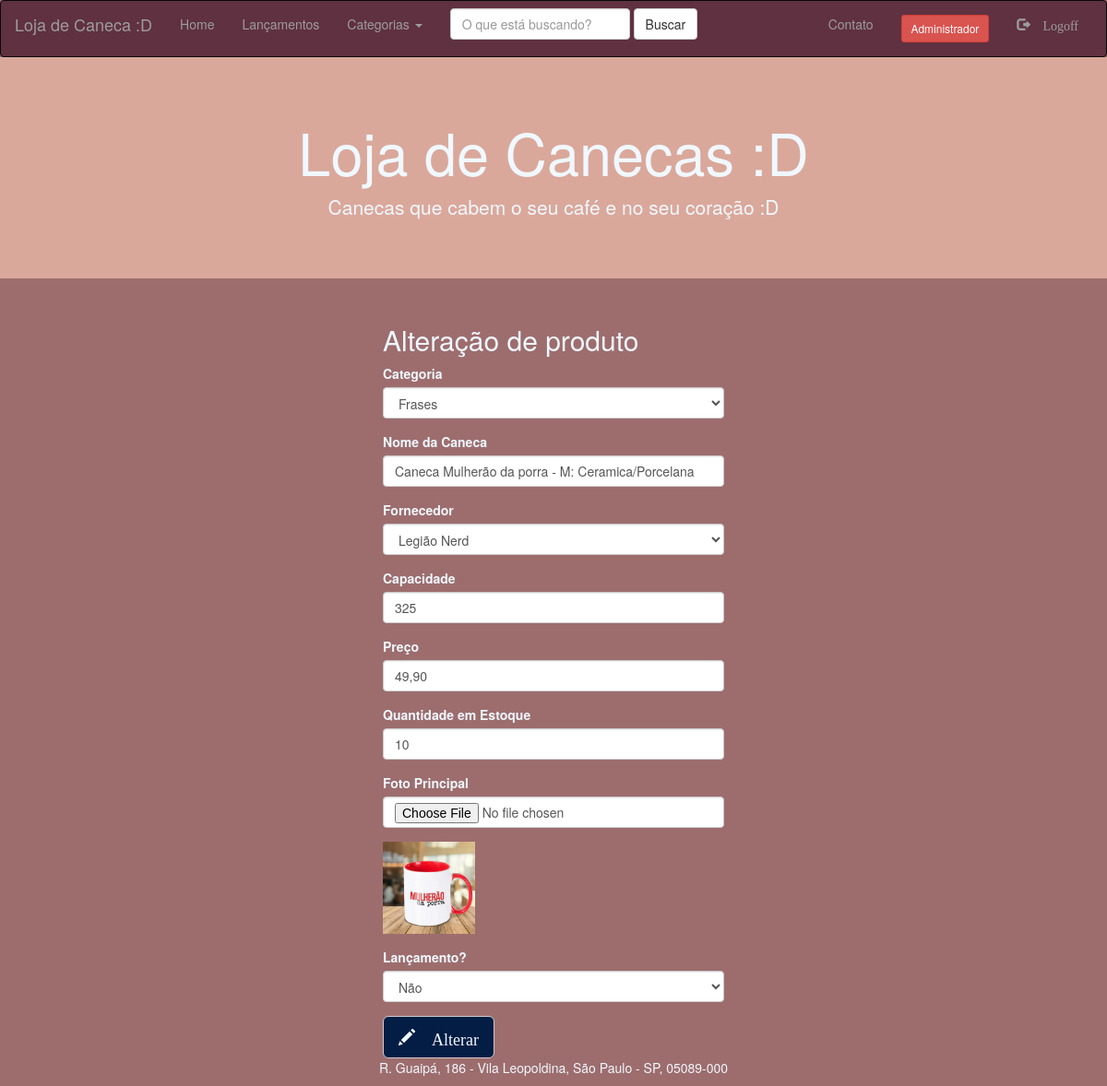
/frmAlterar.php?id=4&id2=2&id3=4 (signed in), run on the app's committed database.
### tables this page shows
CREATE TABLE tbCaneca (
	CodCaneca int PRIMARY KEY auto_increment,
    DescCaneca text,
    ImageCaneca varchar(255) not null,
    CodCategoria int not null,
    CodFornecedor int not null,
    Capacidade decimal(3,0) not null,
    QtdEstoque int not null,
    Preco decimal (6,2),
    SgLancamento enum('S','N') not null,
    CONSTRAINT fk_cat FOREIGN KEY (CodCategoria) REFERENCES tbCategorias (CodCategoria),
    CONSTRAINT fk_Fornecedor FOREIGN KEY (CodFornecedor) REFERENCES tbFornecedor (CodFornecedor)
)
default;

### frmAlterar.php (the view, shortened to what this page needs)
<!doctype html>
<html>
<head>
<link rel="stylesheet" href="https://maxcdn.bootstrapcdn.com/bootstrap/3.3.7/css/bootstrap.min.css">
</head>
<body style="background-color: #9D6D6E">
<?php
	$cd = $_GET['id'];
	$cd2 = $_GET['id2'];
	$cd3 = $_GET['id3'];
	include 'conexao.php';
	include 'nav.php';
	$consulta = $cn->query("SELECT * FROM tbCaneca WHERE CodCaneca='$cd'");
	$exibe = $consulta->fetch(PDO::FETCH_ASSOC);
	$consultaCat = $cn->query("SELECT CodCategoria, DescCategoria FROM tbCategorias where CodCategoria='$cd2' union select CodCategoria, DescCategoria FROM tbCategorias where CodCategoria !='$cd2'");
	$consultaAutor = $cn->query("SELECT CodFornecedor, Nome FROM tbFornecedor where CodFornecedor='$cd3' union select CodFornecedor, Nome FROM tbFornecedor where CodFornecedor !='$cd3'");
	?>
	<div class="container-fluid">
		<div class="row" style="color:aliceblue">
			<div class="col-sm-4 col-sm-offset-4">
				<h2>Alteração de produto</h2>
				<form method="post" action="alterarProduto.php?cd_altera=<?php echo $cd?>" name="incluiProd" enctype="multipart/form-data">
					<div class="form-group">
						<label for="sltcat">Categoria</label>
						<select class="form-control" name="sltcat">
							<?php
								while($exibecat = $consultaCat->fetch(PDO::FETCH_ASSOC)){
							?>
							<option value="<?php echo $exibecat['CodCategoria'];?>"><?php echo $exibecat['DescCategoria'];?></option>;
							<?php }	?>
						</select>
					</div>
					<div class="form-group">
						<label for="txtcaneca">Nome da Caneca</label>
						<input type="text" name="txtcaneca" value="<?php echo $exibe['DescCaneca']; ?>"  class="form-control" required id="txtcaneca">
					</div>
					<div class="form-group">
						<label for="sltfornecedor">Fornecedor</label>
						<select class="form-control" name="sltfornecedor">
							<?php
								while($exibeautor = $consultaAutor->fetch(PDO::FETCH_ASSOC)){
							?>
							<option value="<?php echo $exibeautor['CodFornecedor'];?>"><?php echo $exibeautor['Nome'];?></option>;
							<?php }	?>
						</select>
					</div>
					<div class="form-group">
					<label for="txtcapacidade">Capacidade</label>
					<input type="number" class="form-control" value="<?php echo $exibe['Capacidade']; ?>" name="txtcapacidade" required id="txtcapacidade">
					</div>
					<div class="form-group">
					<label for="preco">Preço</label>
					<input type="text" class="form-control" required name="txtpreco" value="<?php echo $exibe['Preco']; ?>" id="preco">
					</div>
					<div class="form-group">
					<label for="txtqtde">Quantidade em Estoque</label>
					<input type="number" class="form-control" name="txtqtde" value="<?php echo $exibe['QtdEstoque']; ?>" required id="txtqtde">
					</div>
					<div class="form-group">
					<label for="txtfoto1">Foto Principal</label>
					<input type="file" accept="Imagens/*" class="form-control" name="txtfoto1" id="foto1">
					</div>
					<div class="form-group">
					<img src="Imagens/<?php echo $exibe['ImageCaneca']; ?>" width="100px" >
					</div>
					<div class="form-group">
					<label for="sltlanc">Lançamento?</label>
					<select class="form-control" name="sltlanc">
					<option value="S" <?=($exibe['SgLancamento'] == 'S')?'selected':''?>>Sim</option>	<option value="N" <?=($exibe['SgLancamento'] == 'N')?'selected':''?>>Não</option>
					</select>
					</div>
					<button type="submit" class="btn btn-lg btn-default" style="background-color:#031D44; color:aliceblue">
					<span class="glyphicon glyphicon-pencil"> Alterar </span>
				</button>
				</form>
			</div>
		</div>
	</div>
</body>
</html>

### data on the page
tbcaneca: txtcaneca "Caneca Mulherão da porra - M: Ceramica/Porcelana", txtcapacidade "325", txtpreco "49,90", txtqtde "10", ImageCaneca (picture), sltlanc "Não"

### other printed values
form field sltcat "Frases"
form field sltfornecedor "Legião Nerd"
